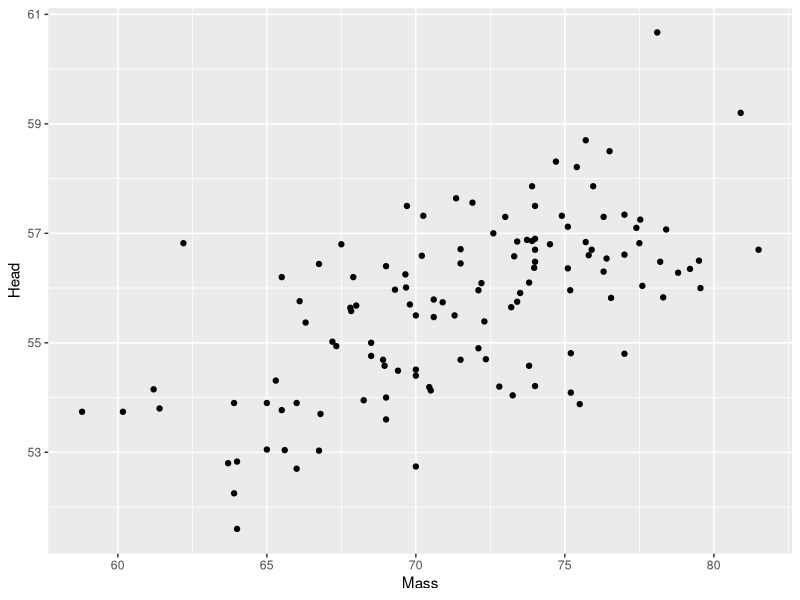
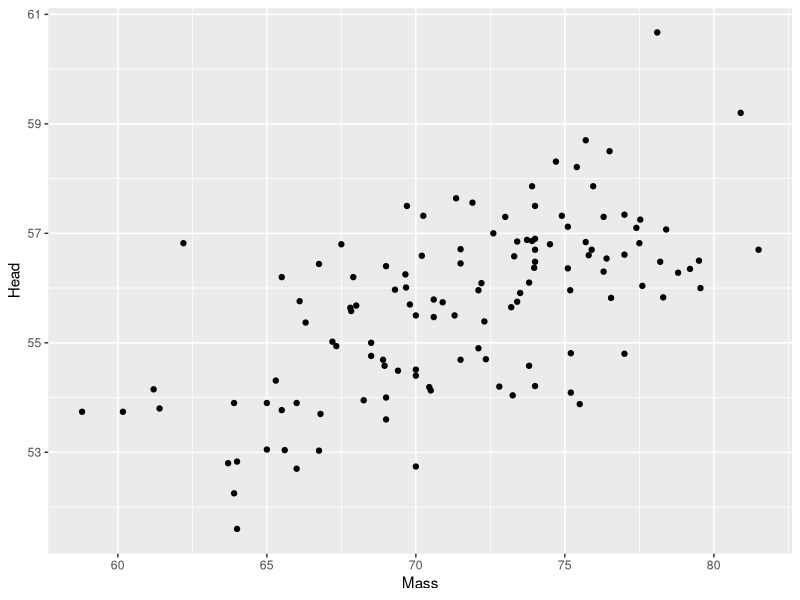
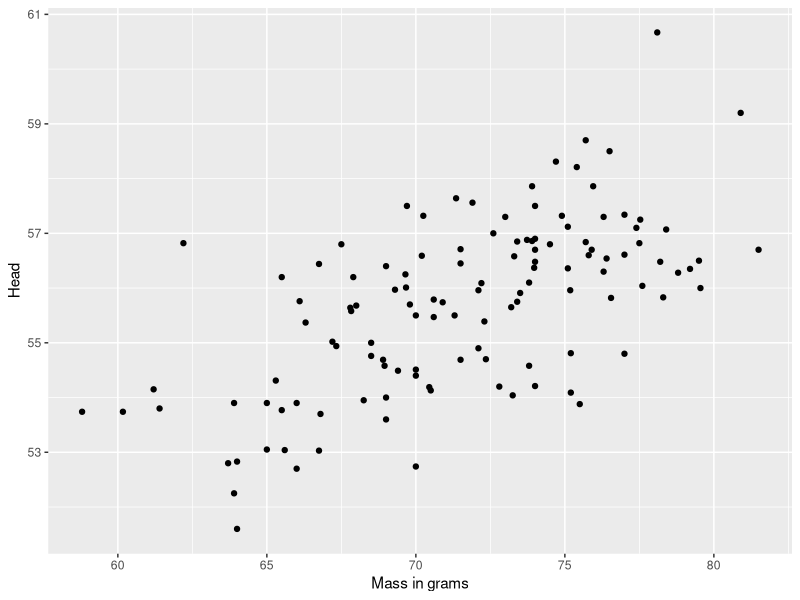
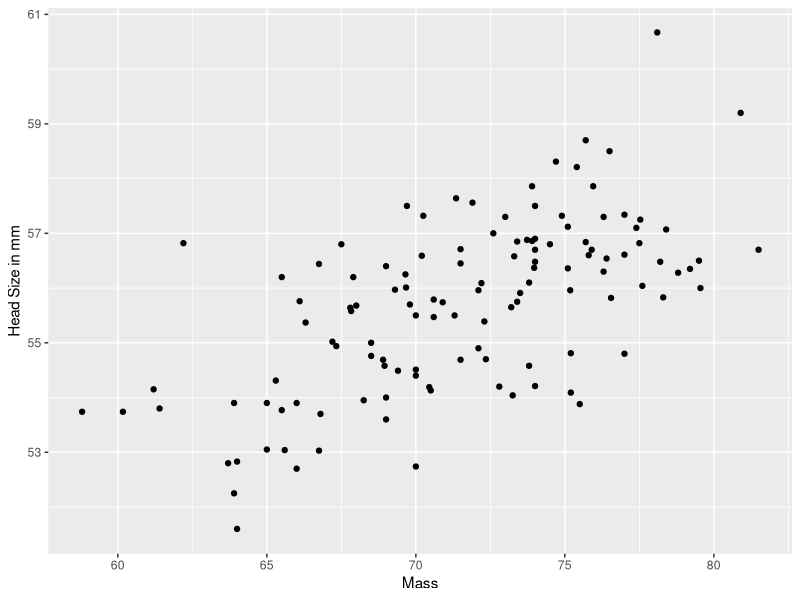
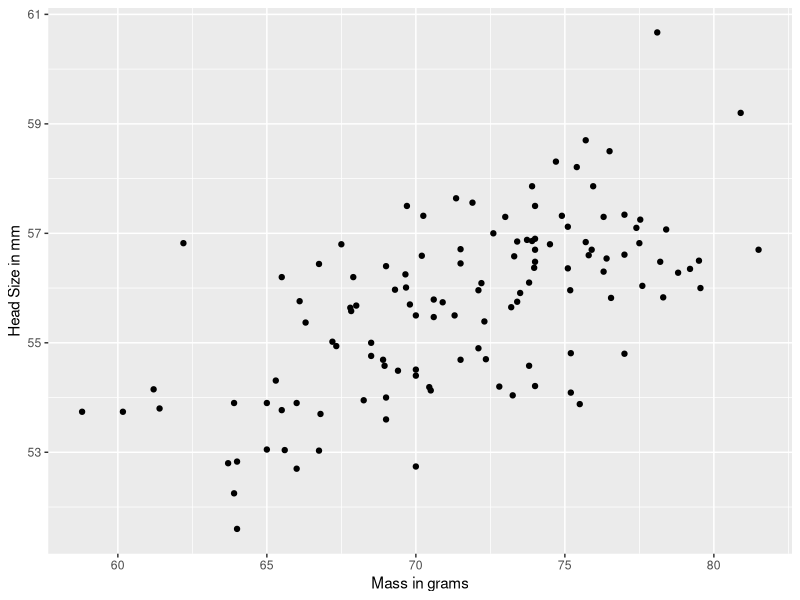
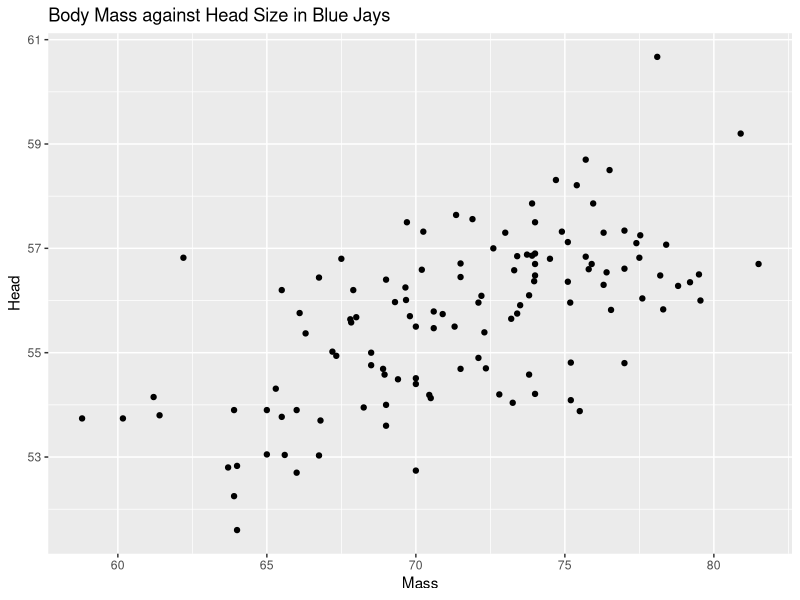
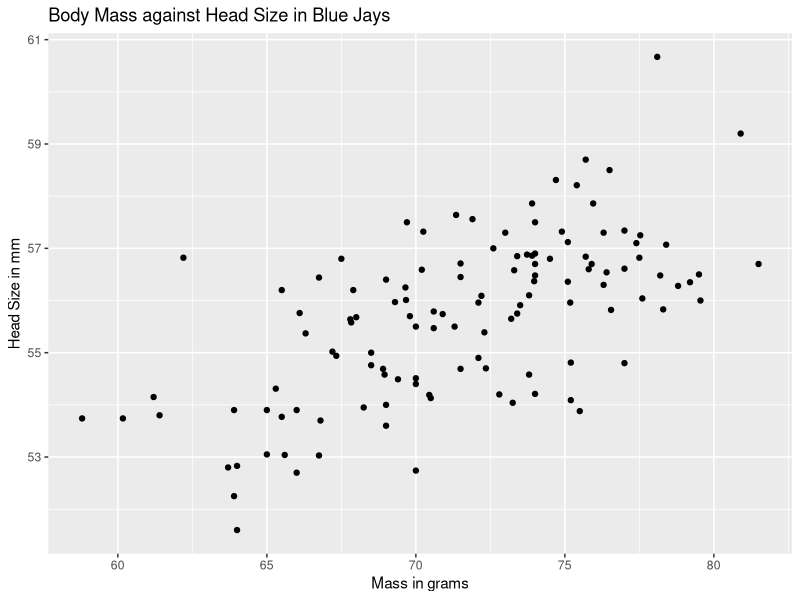
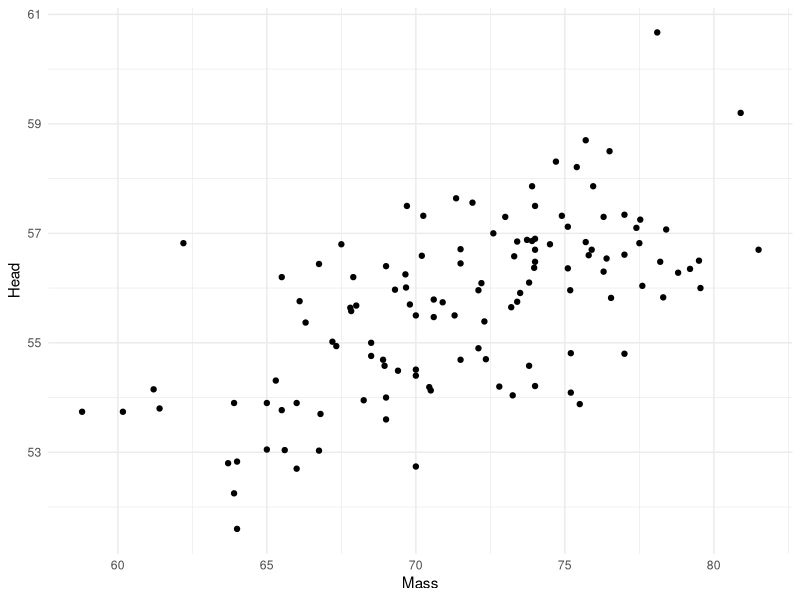

Reproduce these figures in R, in order.
### Customizing and Themes

library(tidyverse) 

df <- read_csv("data/BlueJays.csv")
head(df)


# Basic Scatterplot
ggplot(df, aes(x=Mass, y=Head) ) + geom_point()


ggplot(df, aes(x=Mass, y=Head) )  +
  geom_point() 


# Change the x-axis title
ggplot(df, aes(x=Mass, y=Head) ) + 
  geom_point() +
  xlab("Mass in grams")


# Change the y-axis title
ggplot(df, aes(x=Mass, y=Head) ) + 
  geom_point() +
  ylab("Head Size in mm")


# You can modify both at the same time
ggplot(df, aes(x=Mass, y=Head) ) + 
  geom_point() +
  xlab("Mass in grams") +
  ylab("Head Size in mm")
  



# Add a title
ggplot(df, aes(x=Mass, y=Head) ) + 
  geom_point() +
  ggtitle("Body Mass against Head Size in Blue Jays")


# Putting it all together
ggplot(df, aes(x=Mass, y=Head) ) + 
  geom_point() +
  ggtitle("Body Mass against Head Size in Blue Jays") +
  xlab("Mass in grams") +
  ylab("Head Size in mm")


## You can also change default themes

# Changing default background themes
ggplot(df, aes(x=Mass, y=Head) ) + 
  geom_point() +
  theme_minimal()

# Another option
ggplot(df, aes(x=Mass, y=Head) ) + 
  geom_point() +
  theme_classic()



####################----------------------------##########################


### Try for yourself examples....

# remove the blanks, and replace with the appropriate word.

# 1. For the films data, plot imdb against rottentomatoes and add an x-axis title, y-axis title and main title.  You can choose what to put in the titles.

films <- read_csv("data/films.csv")

ggplot(films, aes(x = imdb, y = rottentomatoes)) +
  geom_point()+
  xlab("IMDB Rating")+
  ylab("Rotten Tomatoes Rating")+
  ggtitle("Comparison of Rating Sites for Selected Films")

# 2. For the films data, plot imdb against metacritic and add an x-axis title, y-axis title and main title.  You can choose what to put in the titles.

head(films)

ggplot(films, aes(x = imdb, y = metacritic)) +
  geom_point()+
  xlab("IMDB Rating")+
  ylab("Metacritic Rating")+
  ggtitle("Rating Comparison for Films")


# 3. Change the theme of the following scatterplot to the Classic theme. (There is no blank here - you have to add something).

ggplot(films, aes(x=imdb, y=metacritic))+
  geom_point() +
  theme_classic()

